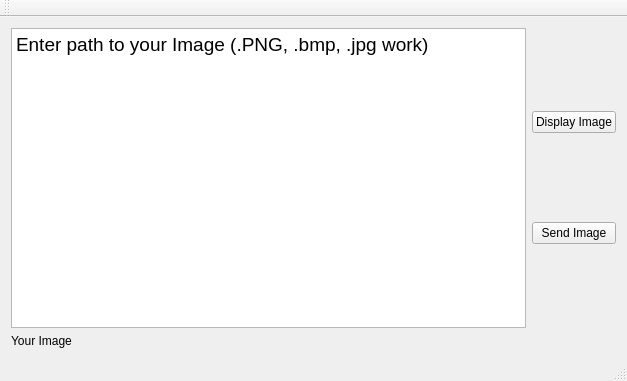
<?xml version="1.0" encoding="UTF-8"?>
<ui version="4.0">
 <class>ClientClass</class>
 <widget class="QMainWindow" name="ClientClass">
  <property name="geometry">
   <rect>
    <x>0</x>
    <y>0</y>
    <width>627</width>
    <height>381</height>
   </rect>
  </property>
  <property name="windowTitle">
   <string>Client</string>
  </property>
  <widget class="QWidget" name="centralWidget">
   <layout class="QHBoxLayout" name="horizontalLayout">
    <item>
     <layout class="QVBoxLayout" name="verticalLayout">
      <item>
       <layout class="QHBoxLayout" name="horizontalLayout_2">
        <item>
         <widget class="QTextEdit" name="textEdit">
          <property name="html">
           <string>&lt;!DOCTYPE HTML PUBLIC &quot;-//W3C//DTD HTML 4.0//EN&quot; &quot;http://www.w3.org/TR/REC-html40/strict.dtd&quot;&gt;
&lt;html&gt;&lt;head&gt;&lt;meta name=&quot;qrichtext&quot; content=&quot;1&quot; /&gt;&lt;style type=&quot;text/css&quot;&gt;
p, li { white-space: pre-wrap; }
&lt;/style&gt;&lt;/head&gt;&lt;body style=&quot; font-family:'MS Shell Dlg 2'; font-size:8.25pt; font-weight:400; font-style:normal;&quot;&gt;
&lt;p style=&quot; margin-top:0px; margin-bottom:0px; margin-left:0px; margin-right:0px; -qt-block-indent:0; text-indent:0px;&quot;&gt;&lt;span style=&quot; font-size:14pt;&quot;&gt;Enter path to your Image (.PNG, .bmp, .jpg work)&lt;/span&gt;&lt;/p&gt;&lt;/body&gt;&lt;/html&gt;</string>
          </property>
         </widget>
        </item>
        <item>
         <layout class="QVBoxLayout" name="verticalLayout_2">
          <item>
           <widget class="QPushButton" name="buttonDisplayImage">
            <property name="text">
             <string>Display Image</string>
            </property>
           </widget>
          </item>
          <item>
           <widget class="QPushButton" name="buttonSendImage">
            <property name="text">
             <string>Send Image</string>
            </property>
           </widget>
          </item>
         </layout>
        </item>
       </layout>
      </item>
      <item>
       <widget class="QLabel" name="labelForImage">
        <property name="text">
         <string>Your Image</string>
        </property>
       </widget>
      </item>
     </layout>
    </item>
   </layout>
  </widget>
  <widget class="QMenuBar" name="menuBar">
   <property name="geometry">
    <rect>
     <x>0</x>
     <y>0</y>
     <width>627</width>
     <height>21</height>
    </rect>
   </property>
  </widget>
  <widget class="QToolBar" name="mainToolBar">
   <attribute name="toolBarArea">
    <enum>TopToolBarArea</enum>
   </attribute>
   <attribute name="toolBarBreak">
    <bool>false</bool>
   </attribute>
  </widget>
  <widget class="QStatusBar" name="statusBar"/>
 </widget>
 <layoutdefault spacing="6" margin="11"/>
 <resources>
  <include location="Client.qrc"/>
 </resources>
 <connections/>
</ui>
